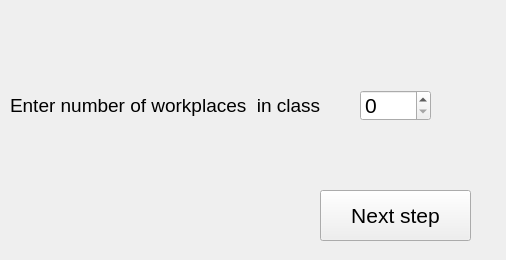
<?xml version="1.0" encoding="UTF-8"?>
<ui version="4.0">
 <class>Form</class>
 <widget class="QWidget" name="Form">
  <property name="geometry">
   <rect>
    <x>0</x>
    <y>0</y>
    <width>506</width>
    <height>260</height>
   </rect>
  </property>
  <property name="windowTitle">
   <string>Form</string>
  </property>
  <widget class="QPushButton" name="pushButton">
   <property name="geometry">
    <rect>
     <x>320</x>
     <y>190</y>
     <width>151</width>
     <height>51</height>
    </rect>
   </property>
   <property name="font">
    <font>
     <pointsize>16</pointsize>
    </font>
   </property>
   <property name="text">
    <string>Next step</string>
   </property>
  </widget>
  <widget class="QLabel" name="label">
   <property name="geometry">
    <rect>
     <x>10</x>
     <y>70</y>
     <width>321</width>
     <height>71</height>
    </rect>
   </property>
   <property name="font">
    <font>
     <pointsize>14</pointsize>
    </font>
   </property>
   <property name="text">
    <string>Enter number of workplaces  in class </string>
   </property>
  </widget>
  <widget class="QSpinBox" name="spinBox">
   <property name="geometry">
    <rect>
     <x>360</x>
     <y>90</y>
     <width>71</width>
     <height>31</height>
    </rect>
   </property>
   <property name="font">
    <font>
     <pointsize>16</pointsize>
    </font>
   </property>
  </widget>
 </widget>
 <resources/>
 <connections/>
</ui>
